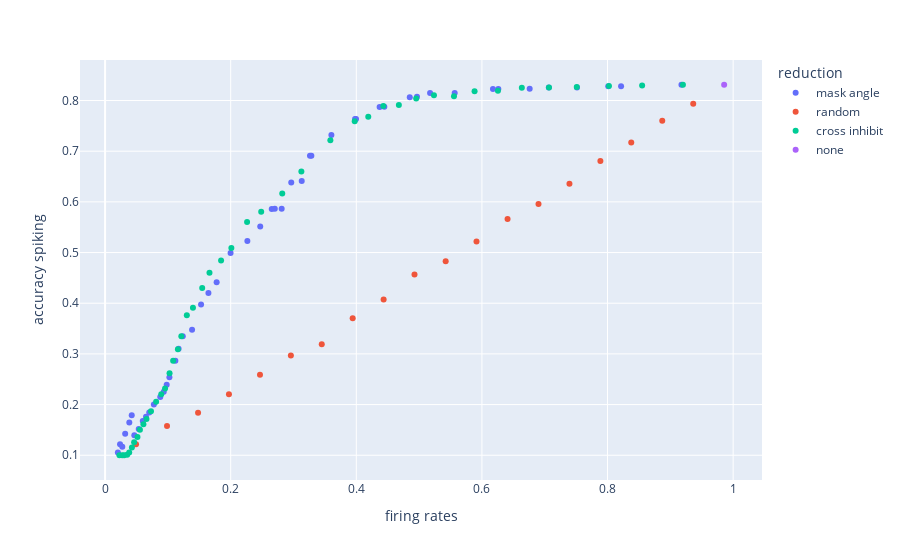

Notebook cell for this chart:
### Code cell
px.scatter(df, x="firing rates", y="accuracy spiking", color="reduction")

### Figure 1 — Plotly figure (JSON) as saved in the notebook; plotly's stock layout.template omitted (floating-point values rounded to 4 significant figures)
{"data": [{"hovertemplate": "reduction=mask angle<br>firing rates=%{x}<br>accuracy spiking=%{y}<extra></extra>", "legendgroup": "mask angle", "marker": {"color": "#636efa", "symbol": "circle"}, "mode": "markers", "name": "mask angle", "orientation": "v", "showlegend": true, "type": "scatter", "x": [0.1171, 0.2654, 0.1998, 0.9177, 0.7065, 0.05359, 0.3995, 0.09341, 0.4966, 0.07034, 0.6176, 0.8216, 0.04654, 0.09809, 0.1528, 0.2702, 0.676, 0.2265, 0.1237, 0.1385, 0.06002, 0.398, 0.03856, 0.1776, 0.3284, 0.08784, 0.4851, 0.1119, 0.8011, 0.02384, 0.5175, 0.5566, 0.02033, 0.2812, 0.1024, 0.6261, 0.3603, 0.0274, 0.4446, 0.3262, 0.247, 0.03199, 0.3131, 0.07765, 0.06515, 0.7514, 0.2964, 0.04241, 0.4371, 0.1645], "xaxis": "x", "y": [0.3102, 0.5857, 0.4993, 0.831, 0.8256, 0.1518, 0.7633, 0.2252, 0.8072, 0.1845, 0.8226, 0.8281, 0.1394, 0.2392, 0.3976, 0.5864, 0.8233, 0.5227, 0.3349, 0.3475, 0.1674, 0.7634, 0.1646, 0.4415, 0.6909, 0.215, 0.8063, 0.2864, 0.828, 0.1219, 0.8147, 0.8146, 0.1052, 0.5862, 0.2541, 0.8226, 0.7319, 0.1168, 0.7875, 0.6909, 0.5512, 0.1423, 0.6411, 0.2003, 0.1761, 0.8255, 0.638, 0.1791, 0.7872, 0.4201], "yaxis": "y"}, {"hovertemplate": "reduction=random<br>firing rates=%{x}<br>accuracy spiking=%{y}<extra></extra>", "legendgroup": "random", "marker": {"color": "#EF553B", "symbol": "circle"}, "mode": "markers", "name": "random", "orientation": "v", "showlegend": true, "type": "scatter", "x": [0.148, 0.8871, 0.4927, 0.04928, 0.7886, 0.1972, 0.7394, 0.3942, 0.345, 0.2466, 0.6408, 0.09864, 0.6901, 0.5423, 0.2958, 0.9364, 0.8378, 0.4435, 0.5914], "xaxis": "x", "y": [0.184, 0.7601, 0.4569, 0.1219, 0.6806, 0.2204, 0.6357, 0.3702, 0.3189, 0.259, 0.5663, 0.1579, 0.596, 0.4828, 0.2966, 0.7934, 0.717, 0.4072, 0.5217], "yaxis": "y"}, {"hovertemplate": "reduction=cross inhibit<br>firing rates=%{x}<br>accuracy spiking=%{y}<extra></extra>", "legendgroup": "cross inhibit", "marker": {"color": "#00cc96", "symbol": "circle"}, "mode": "markers", "name": "cross inhibit", "orientation": "v", "showlegend": true, "type": "scatter", "x": [0.6635, 0.8551, 0.5883, 0.4677, 0.1399, 0.7068, 0.02738, 0.1214, 0.92, 0.05547, 0.09548, 0.4953, 0.3975, 0.03517, 0.02288, 0.2011, 0.751, 0.2261, 0.06593, 0.1302, 0.1027, 0.1547, 0.2486, 0.3587, 0.05157, 0.07311, 0.08125, 0.1662, 0.1159, 0.2821, 0.1847, 0.08948, 0.4191, 0.0427, 0.04625, 0.3125, 0.06104, 0.03842, 0.6255, 0.03046, 0.5555, 0.8022, 0.443, 0.1084, 0.5236], "xaxis": "x", "y": [0.8252, 0.8296, 0.8182, 0.7912, 0.3913, 0.8256, 0.1, 0.3348, 0.8309, 0.1501, 0.2318, 0.8039, 0.7591, 0.1012, 0.1, 0.5092, 0.8267, 0.5601, 0.1715, 0.3763, 0.2617, 0.4299, 0.5805, 0.7215, 0.1362, 0.1867, 0.2055, 0.46, 0.3092, 0.6166, 0.4844, 0.2202, 0.768, 0.1152, 0.1258, 0.6601, 0.1612, 0.1054, 0.8193, 0.1, 0.8082, 0.8284, 0.7892, 0.2867, 0.8102], "yaxis": "y"}, {"hovertemplate": "reduction=none<br>firing rates=%{x}<br>accuracy spiking=%{y}<extra></extra>", "legendgroup": "none", "marker": {"color": "#ab63fa", "symbol": "circle"}, "mode": "markers", "name": "none", "orientation": "v", "showlegend": true, "type": "scatter", "x": [0.9857], "xaxis": "x", "y": [0.8311], "yaxis": "y"}], "layout": {"legend": {"title": {"text": "reduction"}, "tracegroupgap": 0}, "margin": {"t": 60}, "xaxis": {"anchor": "y", "domain": [0, 1], "title": {"text": "firing rates"}}, "yaxis": {"anchor": "x", "domain": [0, 1], "title": {"text": "accuracy spiking"}}}}
